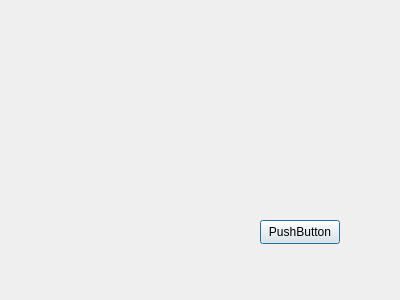
<?xml version="1.0" encoding="UTF-8"?>
<ui version="4.0">
 <class>Dialog</class>
 <widget class="QDialog" name="Dialog">
  <property name="geometry">
   <rect>
    <x>0</x>
    <y>0</y>
    <width>400</width>
    <height>300</height>
   </rect>
  </property>
  <property name="windowTitle">
   <string>Dialog</string>
  </property>
  <widget class="QPushButton" name="pushButton">
   <property name="geometry">
    <rect>
     <x>260</x>
     <y>220</y>
     <width>80</width>
     <height>24</height>
    </rect>
   </property>
   <property name="text">
    <string>PushButton</string>
   </property>
  </widget>
 </widget>
 <resources/>
 <connections/>
</ui>
